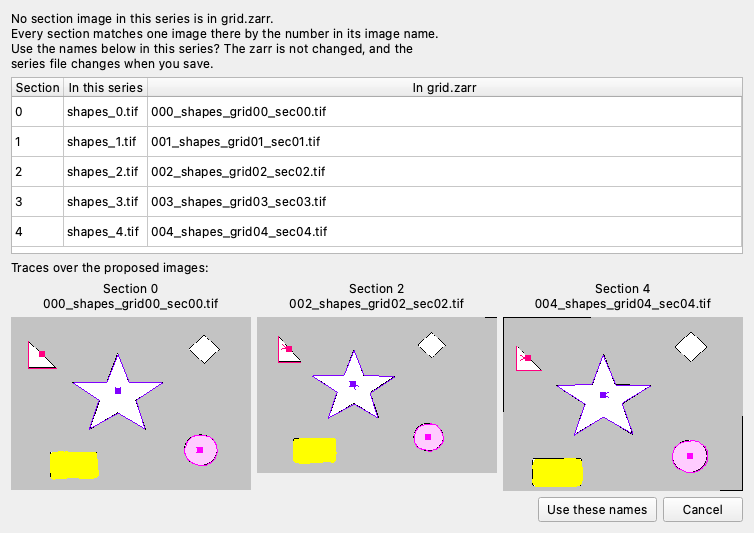
#> input picture pr-892/match-image-names-dialog.png, 754 x 533 px
$ python -i render.py   (imports and definitions only)
#> lines starting #> are read from the running program, lines starting #| are printed output that depends on the picture
#!/usr/bin/env python3
"""Render an authored cursor and camera over captured stills. No app imports."""

import argparse
import json
import math
import os
from pathlib import Path
import subprocess
import tempfile

from PIL import Image, ImageDraw, ImageFilter

FPS = 60


# [18 lines left out: functions ease, number, point, not called in this run]


def validate(data):
    """Reject ambiguous timelines and invalid geometry before starting FFmpeg."""
    point(data["size"], "size")
    if any(int(v) != v or v < 2 for v in data["size"]):
        raise ValueError("size must contain positive integer dimensions >= 2")
    duration = number(data["duration"], "duration", 1 / FPS)
    if not math.isclose(duration * FPS, round(duration * FPS), abs_tol=1e-8):
        raise ValueError("duration must span a whole number of frames at 60 fps")
    number(data["cursor_size"], "cursor_size", 1)
    point(data["cursor_start"], "cursor_start")
    if not isinstance(data["images"], dict) or not data["images"]:
        raise ValueError("images must be a nonempty mapping of names to paths")
    if any(not isinstance(p, str) or not p for p in data["images"].values()):
        raise ValueError("image paths must be nonempty strings")
    for field in ("states", "camera"):
        keys = data[field]
        if not keys or keys[0]["time"] != 0:
            raise ValueError(f"{field} must start at time 0")
        previous = -1
        for key in keys:
            time = number(key["time"], f"{field}.time")
            if time <= previous or time > duration:
                raise ValueError(f"{field} times must increase within duration")
            previous = time
    for index, state in enumerate(data["states"]):
        if state["image"] not in data["images"]:
            raise ValueError(f"unknown state image: {state['image']}")
        fade = number(state.get("fade", 0), "state.fade")
        end = (data["states"][index + 1]["time"]
               if index + 1 < len(data["states"]) else duration)
        if (index == 0 and fade) or state["time"] + fade > end:
            raise ValueError("state fades must finish before the next state or end")
    for key in data["camera"]:
        number(key["x"], "camera.x")
        number(key["y"], "camera.y")
        number(key["zoom"], "camera.zoom", 1)
    previous = 0
    position = data["cursor_start"]
    for move in data["moves"]:
        start = number(move["start"], "move.start")
        end = number(move["end"], "move.end")
        if start < previous or end <= start or end > duration:
            raise ValueError("moves must be ordered, nonoverlapping, and within duration")
        if "path" in move:
            path = move["path"]
            if "to" in move or "controls" in move:
                raise ValueError("a move uses either path or to/controls")
            if not isinstance(path, list) or len(path) < 2:
                raise ValueError("move.path needs at least two points")
            for vertex in path:
                point(vertex, "move.path")
            if path[0] != position:
                raise ValueError("move.path must start at the previous cursor position")
            if not any(a != b for a, b in zip(path, path[1:])):
                raise ValueError("move.path must have positive length")
            ramp = number(move.get("ease_fraction", .1), "move.ease_fraction")
            if ramp > .5:
                raise ValueError("move.ease_fraction must be between 0 and 0.5")
            if "stroke" in move:
                stroke = move["stroke"]
                color = stroke["color"]
                if (not isinstance(color, list) or len(color) != 3
                        or any(type(c) is not int or not 0 <= c <= 255 for c in color)):
                    raise ValueError("stroke.color must contain three RGB integers from 0 to 255")
                width = number(stroke["width"], "stroke.width", 1)
                if int(width) != width:
                    raise ValueError("stroke.width must be an integer in native pixels")
                until = number(stroke.get("until", end), "stroke.until")
                if until < end or until > duration:
                    raise ValueError("stroke.until must be between move.end and duration")
        else:
            if "stroke" in move or "ease_fraction" in move:
                raise ValueError("stroke and ease_fraction require a polyline path")
            point(move["to"], "move.to")
            if len(move["controls"]) != 2:
                raise ValueError("moves need two cubic Bezier control points")
            for control in move["controls"]:
                point(control, "move.controls")
        position = move["path"][-1] if "path" in move else move["to"]
        previous = end
    previous = -1
    for click in data["clicks"]:
        number(click, "click")
        if click <= previous or click >= duration:
            raise ValueError("click times must increase and precede duration")
        previous = click
    if "cursor_fade_out" in data:
        number(data["cursor_fade_out"], "cursor_fade_out")
    if "cursor_fade_in" in data:
        fade_in = number(data["cursor_fade_in"], "cursor_fade_in")
        if fade_in + .4 > data.get("cursor_fade_out", duration):
            raise ValueError("cursor_fade_in must finish before cursor_fade_out")


# [80 lines left out: functions path_progress, polyline_prefix, cursor_position, camera_box, pointer_sprite, not called in this run]


class Scene:
    # [148 lines left out: functions __init__, frame, render, main, not called in this run]


# [2 lines not run here, left out]

>>> import cv2
>>> picture = cv2.imread('../../../pr-892/match-image-names-dialog.png', cv2.IMREAD_GRAYSCALE)
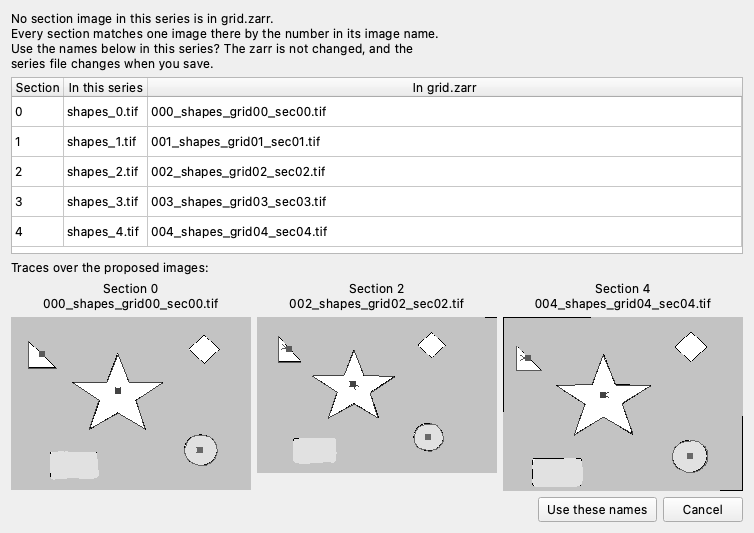
#> picture: shape (533, 754); min 0, max 255, mean 224.1
#> (the run stopped early here; a loop or call above may not have finished)
